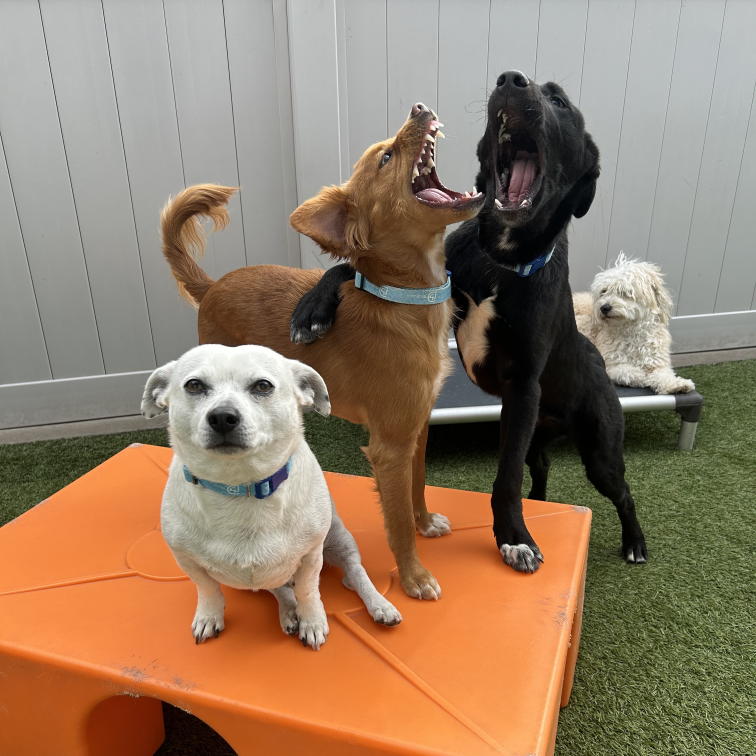
#> input picture TrainingImages/IMG_0865.jpg, 3024 x 3024 px (shown at 1/4 size); its folder holds only this picture in this run
$ python eigenfaces.py
#> lines starting #> are read from the running program, lines starting #| are printed output that depends on the picture
import scipy as sp
import numpy as np
from PIL import Image
from pathlib import Path
from functools import reduce


# Considering a set of m images
# Convert each image into 1D vectors

training_paths = [] # List of paths to each training image
image_vectors = [] # List of training image vectors
training_folder = Path('C:\\Users\\Mikle\\OneDrive\\Desktop\\eigenfaces-pca\\TrainingImages') # Path to folder of training images

# Populate image_vectors with vectors for each training image
for img_path in training_folder.glob("*"):
    with Image.open(img_path) as img:
#> img is the input picture: PIL image 3024x3024 RGB; mean R, G, B 148.6, 125.1, 102.1
        img = img.convert('L').resize((200, 200)) # Convert to greyscale
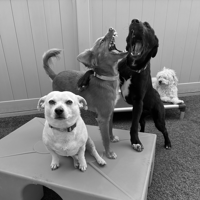
#> img: PIL image 200x200 L; min 0, max 255, mean 129.5

        img_vec = np.array(Image.open(img_path)).flatten().astype(np.float64) # flattening to 1D
        image_vectors.append(img_vec)
        training_paths.append(img_path)


# Find the average of all the face vectors:
#   y = 1/m * the sum from i = 1 to m of x_i
# Subtract the mean from each vector
#   a_i = x_i - y
# Create a matrix of all the new vectors, A

# Finding the average vector

# Converting list of 1D image vectors to 2D matrix of m images x n pixels
image_matrix = np.array(image_vectors)
vec_average = np.mean(image_matrix, axis=0)

A = image_matrix - vec_average
covariance = np.dot(A, A.T)
#> covariance = [0]

# Finding the eigenvalues & eigenvectors of the covariance matrix
e_vals, e_vecs = np.linalg.eigh(covariance)
#> e_vals = [0]; e_vecs = [1]
idx = np.argsort(e_vals)[::-1]
#> idx = [0]

# Creating a matrix of eigenvalues in descending order
e_vals = e_vals[idx]
e_vecs = e_vecs[idx]

# Creating the eigenfaces => matrix of the transpose of centered faces * their eigenvectors
eigenfaces = np.dot(A.T, e_vecs)

$ run again, on TrainingImages/IMG_1457.jpeg
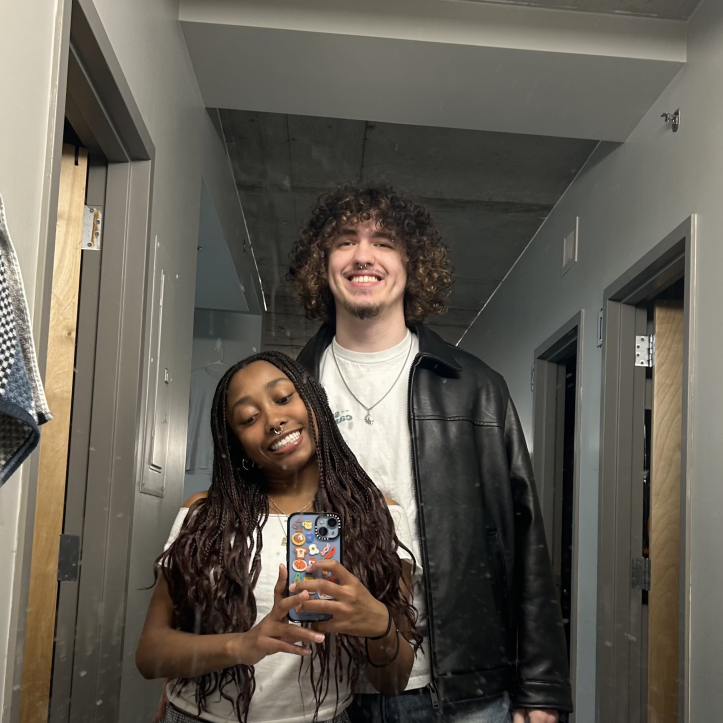
#> input picture TrainingImages/IMG_1457.jpeg, 2169 x 2169 px (shown at 1/3 size)
#> img is the input picture: PIL image 2169x2169 RGB; mean R, G, B 98.3, 92.7, 83.2
#> `img = img.convert('L').resize((200, 200))`:
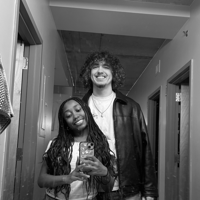
#> img: PIL image 200x200 L; min 0, max 255, mean 93.3
#> covariance = [0]
#> e_vecs = [1]
#> idx = [0]

$ run again, on TrainingImages/IMG_5840.jpeg
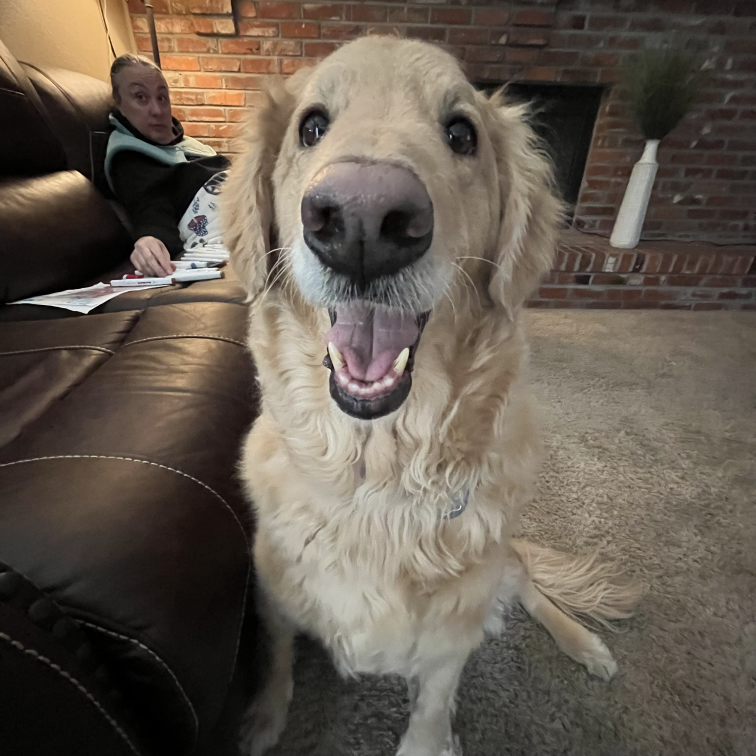
#> input picture TrainingImages/IMG_5840.jpeg, 3024 x 3024 px (shown at 1/4 size)
#> img is the input picture: PIL image 3024x3024 RGB; mean R, G, B 100.6, 90.6, 79.6
#> `img = img.convert('L').resize((200, 200))`:
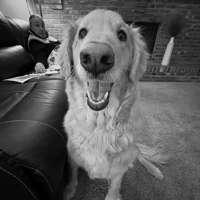
#> img: PIL image 200x200 L; min 0, max 235, mean 92.4
#> covariance = [0]
#> e_vecs = [1]
#> idx = [0]

$ run again, on TrainingImages/IMG_5844.jpeg
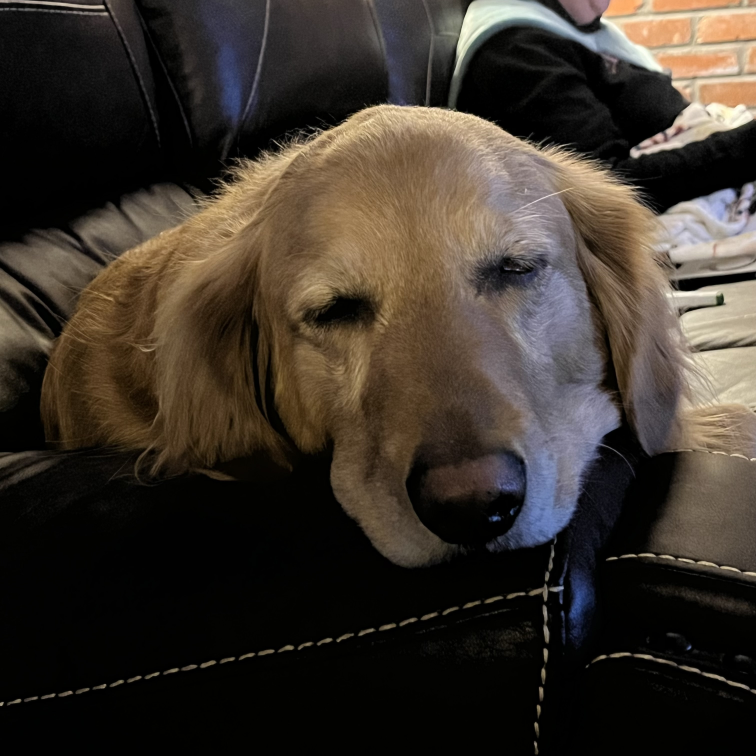
#> input picture TrainingImages/IMG_5844.jpeg, 3024 x 3024 px (shown at 1/4 size)
#> img is the input picture: PIL image 3024x3024 RGB; mean R, G, B 59.7, 51.7, 43.5
#> `img = img.convert('L').resize((200, 200))`:
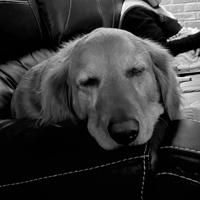
#> img: PIL image 200x200 L; min 0, max 255, mean 53.3
#> covariance = [0]
#> e_vecs = [1]
#> idx = [0]
